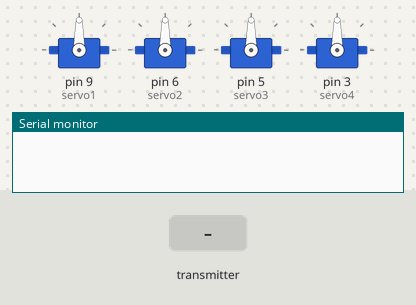
This sketch was run on a simulated Arduino Uno, built with avr-gcc and run on an emulated ATmega328P. Shown: 4 × servo, the last lines printed to the serial monitor. Inputs (shaded band) come from the test bench. No radio packets arrive unless stated.

Above: at 1.2 s.
1.3 s: the transmitter starts sending angleServ = 0
At 2.5 s:
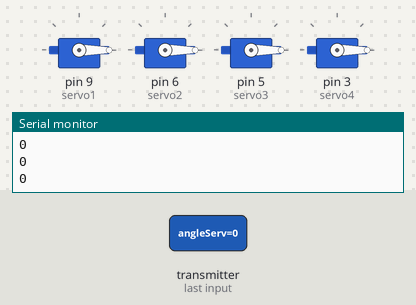
2.8 s: the transmitter starts sending angleServ = 45
At 3.6 s:
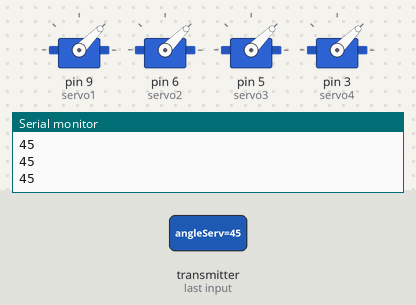
4.3 s: the transmitter starts sending angleServ = 180
At 4.8 s:
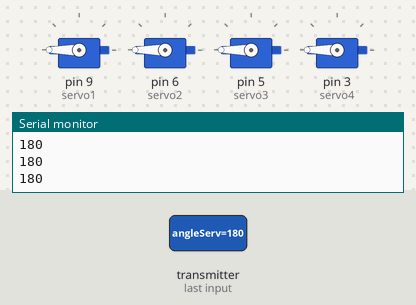
5.8 s: the transmitter starts sending angleServ = 90
At 7.1 s:
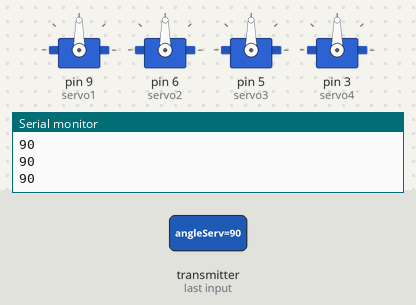
Timing chart, 0 to 8.3 s (numbered marks = the images above; inputs shaded):
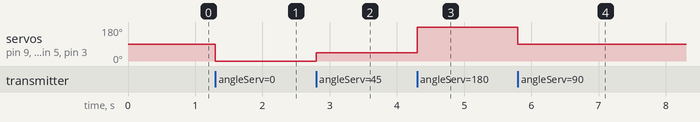

Measured:
- after the input at 1.3 s, servo on pin 9 (servo1), servo on pin 6 (servo2), servo on pin 5 (servo3), servo on pin 3 (servo4): 90° → 0° at once
- after the input at 2.8 s, servo on pin 9 (servo1), servo on pin 6 (servo2), servo on pin 5 (servo3), servo on pin 3 (servo4): 0° → 45° at once
- after the input at 4.3 s, servo on pin 9 (servo1), servo on pin 6 (servo2), servo on pin 5 (servo3), servo on pin 3 (servo4): 45° → 180° at once
- after the input at 5.8 s, servo on pin 9 (servo1), servo on pin 6 (servo2), servo on pin 5 (servo3), servo on pin 3 (servo4): 180° → 90° at once

The sketch:

RecieveTransFingers.ino
```cpp
#include <SPI.h>
#include <nRF24L01.h>
#include <RF24.h>
#include <Servo.h>

RF24 radio(7, 8); // CE, CSN
const byte address[6] = "00001";
Servo servo1;
Servo servo2;
Servo servo3;
Servo servo4;

void setup() {
  Serial.begin(9600);
  radio.begin();
  radio.openReadingPipe(0, address);
  radio.setPALevel(RF24_PA_MIN);
  radio.startListening();
  servo1.attach(9); //finger 1 need pwm pins
  servo2.attach(6); //finger 2
  servo3.attach(5); //finger 3
  servo4.attach(3); //finger 4

}
void loop() {
  while (radio.available()) {
    int angleServ;
    radio.read(&angleServ,sizeof(angleServ));
    servo1.write(angleServ);
    servo2.write(angleServ);
    servo3.write(angleServ);
    servo4.write(angleServ);
    Serial.println(angleServ);
  }
}
```
